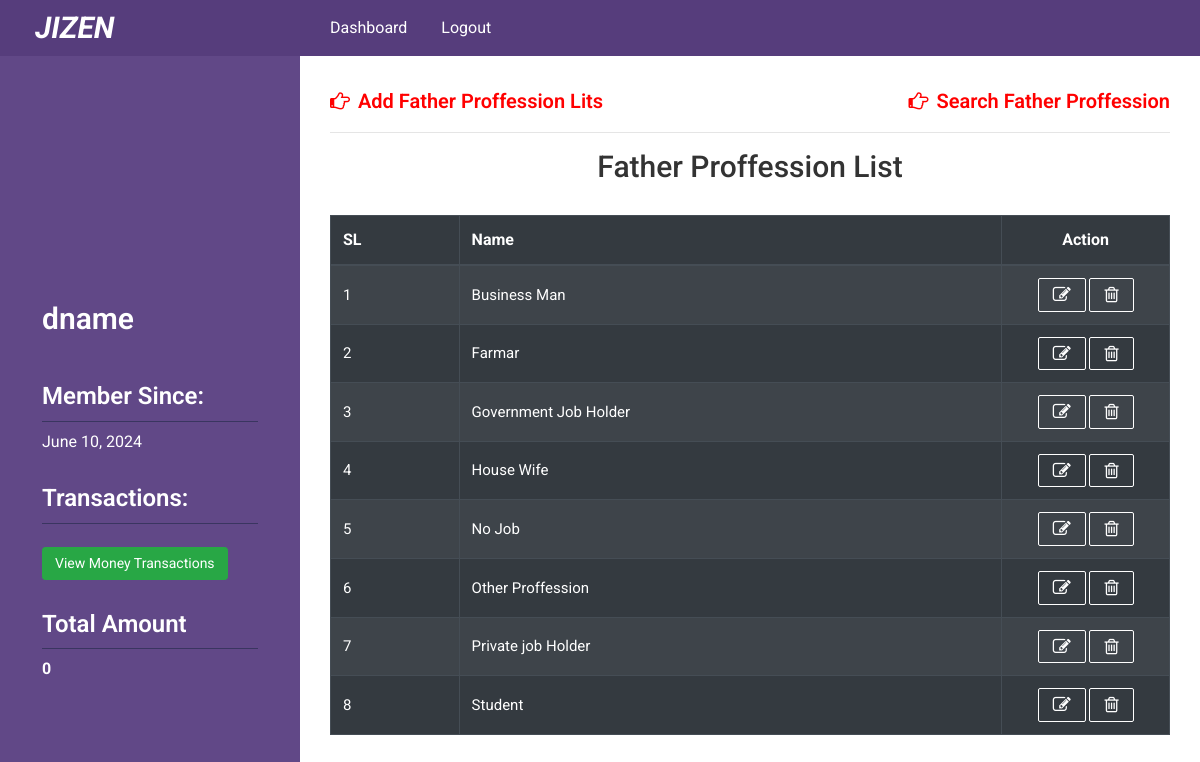
Screenshot of /dashboard/poor/father-proffession-list (signed in) with the database file from the repository.
### poorapp/models.py (models this page shows, shortened)
class Doner(models.Model):
    doner_name      = models.CharField(max_length = 120)
    gender_list = (
        ('F','Female'),
        ('M','Male'),
        ('O','Other')
    )
    doner_gender    = models.CharField(max_length=1,choices=gender_list, null=True)
    doner_age       = models.IntegerField(null=True,blank=True)
    doner_phone     = models.CharField(max_length=15)
    doner_email     = models.EmailField(max_length=50,blank=True)
    doner_pass      = models.CharField(max_length = 300)
    doner_image     = models.ImageField(upload_to='uploads/',blank = True)
    joining_date    = models.DateField(auto_now=False, auto_now_add=True)
    district_name   = models.ForeignKey(DistrictList, on_delete= models.CASCADE)
    city_name       = models.ForeignKey(CityList, on_delete= models.CASCADE)
    status          = models.BooleanField(default=False)
    complete        = models.BooleanField(default=False)
    request         = models.BooleanField(default=False)

class FatherProffession(models.Model):
    proffession_type = models.CharField(max_length=50)

### poorapp/views.py (the view)
# urls.py: path('poor/father-proffession-list', views.father_proffession_list, name='father_prof_list'),
def father_proffession_list(request):
    father_proffession_list = models.FatherProffession.objects.all().order_by('proffession_type')
    context = {
        'father_proffession_list':father_proffession_list
    }
    template = 'poorapp/father_prof_list.html'
    return render(request,template,context)

### poorapp/templatetags/data_load.py (called while the page is built)
@register.filter(name='doner_info')
def intactive_counts(request,id):
    doner_info = Doner.objects.filter(id=id)
    return doner_info

@register.filter(name='total_payment')
def total_payment(request,id):
    my_paymenbt = PaymentProcess.objects.filter(payment_by_id=id)
    total = 0
    for payment in my_paymenbt:
        total = total + payment.payment_amount
    return total

### templates/poorapp/father_prof_list.html (shortened to what this page needs)
{% extends 'dashboard-base.html' %}
{% block dashboard %}
    <div class="dashboard_topbar">
        <div class="row">
            <div class="col-sm-6">
                <div class="dashboar_top_title">
                    <a class="link fsize-20 fweight-600" href="{% url 'poorapp:father_prof' %}"><i class="fa fa-hand-o-right"></i> Add Father Proffession Lits</a>
                </div>
            </div>
            <div class="col-sm-6">
                <div class="dashboar_top_title align-right">
                    <a class="link fsize-20 fweight-600" href=""><i class="fa fa-hand-o-right"></i> Search Father Proffession</a>
                </div>
            </div>
        </div>
    </div>
    <hr>
    <div class="add_poor_area">
        <h2 class="fweight-600 fsize-30 pbottom-30 align-center">
            Father Proffession List
        </h2>
             <table class="table table-bordered table-dark table-hover table-striped">
                 <thead>
                     <tr>
                         <th>SL</th>
                         <th>Name</td>
                         <th class="align-center">Action</td>
                     </tr>
                 </thead>
                 <tbody>
                     {% if father_proffession_list %}
                         {% for item in father_proffession_list %}
                            <tr>
                                <td scope="row">{{forloop.counter}}</td>
                                <td>{{item.proffession_type}}</td>
                                <td class="action width-20 align-center">
                                    <a href="{% url 'poorapp:edit_father_prof' item.id %}"><i class="fa fa-edit"></i></a>
                                    <a onclick="sure_delete()" href="{% url 'poorapp:del_father_prof' item.id%}"><i class="fa fa-trash-o"></i></a>
                                </td>
                            </tr>
                         {% endfor %}
                     {% endif %}
                </tbody>
             </table>
    </div>
{% endblock dashboard %}

### templates/dashboard-base.html (shortened to what this page needs)
<!DOCTYPE html>
<html lang="en">
<head>
    <link rel="stylesheet" href="https://cdnjs.cloudflare.com/ajax/libs/font-awesome/4.7.0/css/font-awesome.min.css">
    {% load static %}
    {% load data_load %}
    <link rel="stylesheet" href="{% static 'css/bootstrap.min.css' %}">
    <link rel="stylesheet" href="{% static 'style.css' %}">
</head>
<body>
<header class="header_area sticky-top">
    <div class="container-fluid">
        <div class="row">
            <div class="col-sm-3">
                <div class="logo">
                    <a target="_blank" href="{% url 'commonapp:home' %}"><h2>JIZEN</h2></a>
                </div>
            </div>
            <div class="col-md-8">
                {% if request.session.admin  %}
                <div class="top_title doner_menu_area">
                        <div class="left_menu menu">
                            <ul>
                                <li><a href="">Dashboard</a></li>
                                </li>
                                <li><a href="{% url 'poorapp:admin_logout' %}">Logout</a></li>
                            </ul>
                        </div>
                        <!-- <div class="right_menu menu">
                            <ul>
                                <li><a href="">Settings <i class="fa fa-sort-down"></i></a>
                                    <ul>
                                        <li><a href="">Update Profile</a></li>
                                        <li><a href="">Change Password</a></li>
                                        <li><a href="">View login History</a></li>
                                        <li><a href="">Help</a></li>
                                    </ul>
                                </li>
                            </ul>
                        </div> -->
                    </div>
                {% elif request.session.userid %}
                    <div class="top_title doner_menu_area">
                        <div class="left_menu menu">
                            <ul>
                                <li><a href="{% url 'poorapp:doner_dashboard' %}">Dashboard</a></li>
                                <li><a href="{% url 'poorapp:doner_logout' %}">Logout</a></li>
                            </ul>
                        </div>
                    </div>
                {% endif %}
            </div>
        </div>
    </div>
</header>
<section class="dashboard_content_area">
    <div class="container-fluid">
        <div class="row">
            <div class="col-sm-3 fixed-left dashboard_sidebar">
                <div class="sidebar">
                {% if request.session.admin %}
                    <div class="accordion single_sidebar" id="accordionExample">
                        <h3 class="collapsed" data-toggle="collapse" data-target="#one" aria-expanded="true" aria-controls="one"><i class="fa fa-list-ul"></i> Receiver Dashboard</h3>
                        <div id="one" class="dashboard_menu collapse show" data-parent="">
                            <ul>
                                <li><a href="{% url 'poorapp:poor_list' %}"><i class="fa fa-hand-o-right"></i> Receiver list</a></li>
                            </ul>
                        </div>
                        <h3 class="collapsed" data-toggle="collapse" data-target="#helper" aria-expanded="true" aria-controls="helper"><i class="fa fa-list-ul"></i> Who are Helping Now</h3>
                        <div id="helper" class="dashboard_menu collapse show" data-parent="">
                            <ul>
                                <li><a href="{% url 'poorapp:doner_list' %}"><i class="fa fa-hand-o-right"></i> Donor List</a></li>
                            </ul>
                        </div>
                    </div>
                    {% elif request.session.userid %}
                        <div class="doner_profile_area">
                            {% for doner in doner_info|doner_info:request.session.userid %}
                                {% if doner.doner_image%}
                                    <div class="doner_image">
                                        <a href="{% url 'poorapp:doner_dashboard' %}"><img src="{{doner.doner_image.url}}" alt=""></a>
                                    </div>
                                {% endif %}
                                <div class="general_info">
                                    <h2>{{doner.doner_name}}</h2>
                                    <h3>Member Since:</h3>
                                    <p>{{doner.joining_date}}</p>
                                    <h3>Transactions: </h2>
                                    <a href="{% url 'poorapp:view_transactions' request.session.userid %}" class="btn btn-success btn-sm">View Money Transactions</a>
                                    <h3>Total Amount</h3>
                                    <p><strong>{{ total_payments|total_payment:request.session.userid }}</strong></p>
                                </div>
                            {% endfor %}
                        </div>
                    {% endif %}
                </div>
            </div>
            <div class="col-sm-9">
                <div class="dashboard_content">
                    {% block dashboard %}
                    {% endblock dashboard %}
                </div>
            </div>
        </div>
    </div>
</section>
</body>
</html>

### static/style.css (style rules this page uses)
body { font-family: 'Roboto', sans-serif; }
.align-center { text-align: center; }
.align-right { text-align: right; }
a.link i { padding-right: 3px; }
a.link { color:red; display: inline-block; text-decoration: none; }
.header_area { background-color: #563d7c; }
*,h1,h2,h3,h4,h5,h6,ul,li,a,p { margin: 0; padding: 0; }
.logo h2 { font-size: 30px; color: #fff; margin-bottom: 0; padding: 5px 20px; margin: 5px 0; display: inline-block; border-radius: 5px; font-style: italic; font-weight: 700; }
.col-sm-3.dashboard_sidebar { background-color: #614887; padding-bottom: 60px; min-height: 700px; }
ul { list-style: none; }
.fsize-20 { font-size:20px ; }
.fsize-30 { font-size:30px ; }
.dashboard_content { padding: 30px 15px 80px; z-index: 1; position: relative; }
.fweight-600 { font-weight: 600; }
.pbottom-30 { padding-bottom: 30px; }
.width-20 { width: 20%; }
.action a { display: inline-block; font-size: 18px; color: #fff; padding: 5px 14px; border: 1px solid #fff; margin: 0 0px; border-radius: 2px; line-height: 1.2; display: inline-block; transition: all 0.5s; }
.menu ul li { display: inline; }
.menu ul li a { color: #fff; font-weight: 400; display: inline-block; font-size: 16px; padding: 16px 15px; text-transform: capitalize; text-decoration: none; transition: all 0.5s; }
.doner_image { text-align: center; }
.doner_image a { display: block; width: 200px; height: 200px; display: block; overflow: hidden; border-radius: 400px; }
.general_info p { color: #fff; margin-bottom: 20px; }
.doner_profile_area { padding: 30px 10%; }
.general_info h2 { font-size: 30px; color: #fff; font-weight: 600; padding: 15px 0; }
.general_info a.btn { padding: 5px 12px; margin-top: 15px; }
.general_info h3 { font-size: 24px; font-weight: 600; color: #fff; padding-bottom: 10px; margin-bottom: 8px; border-bottom: 1px solid #3A3560; margin-top: 30px; }
.left_menu.menu { float: left; width: 87%; }
.menu ul li { position: relative; }
.add_poor_area td { font-size: 15px; vertical-align: middle; }
.add_poor_area h2 { color: #333; font-weight: 500; font-size: 30px; }

### rows the page displays
Doner: doner_name "dname", joining_date "June 10, 2024", request "0"
FatherProffession: proffession_type "Business Man"
FatherProffession: proffession_type "Farmar"
FatherProffession: proffession_type "Government Job Holder"
FatherProffession: proffession_type "House Wife"
FatherProffession: proffession_type "No Job"
FatherProffession: proffession_type "Other Proffession"
FatherProffession: proffession_type "Private job Holder"
FatherProffession: proffession_type "Student"
